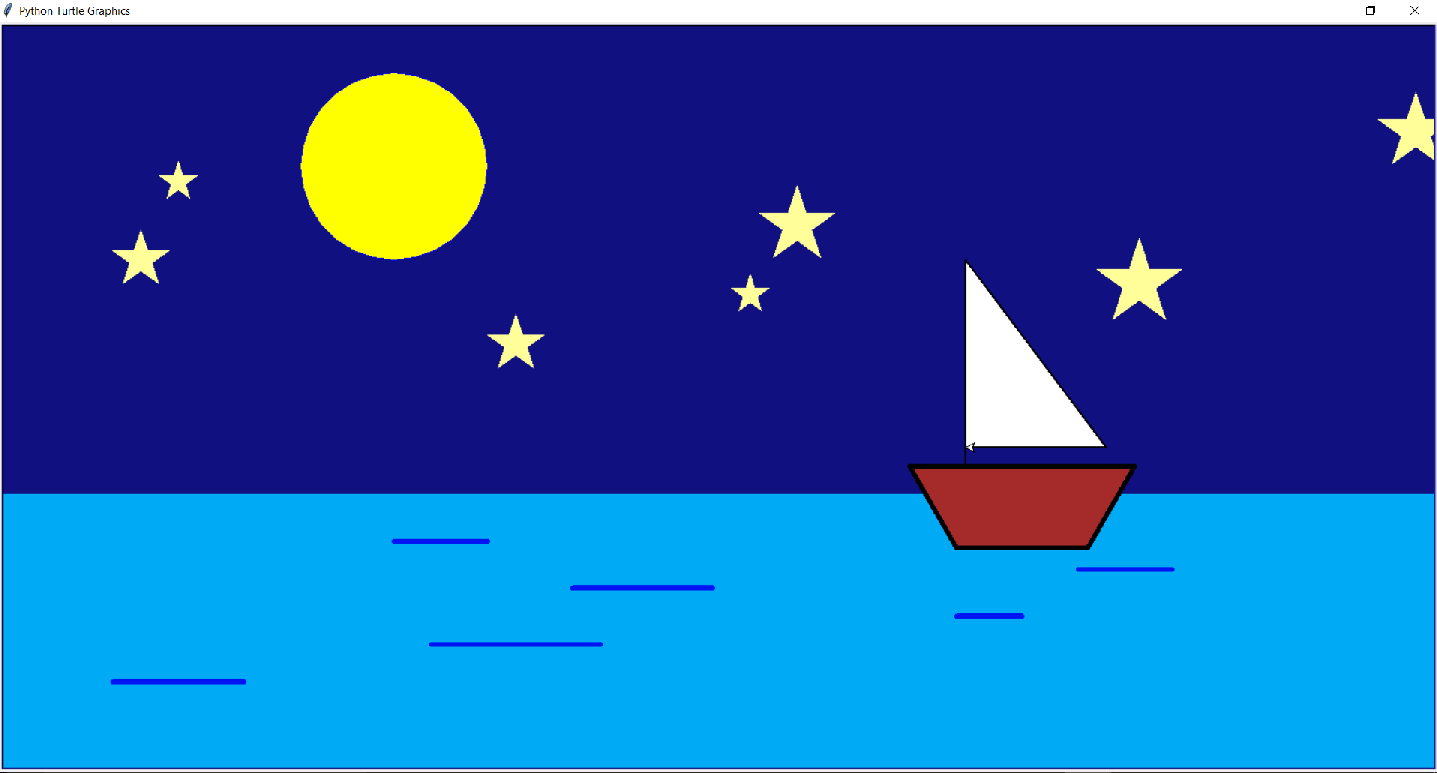

The Python source for this figure:
import turtle
t=turtle.Turtle()
turtle.bgcolor("#101080")
t.color("blue")
t.speed(7)
t.penup()
t.goto(-350,150)
t.pendown()
t.fillcolor("yellow")
t.begin_fill()
t.circle(100)
t.end_fill()
t.penup()
t.color("yellow")
t.width(1)
t.goto(-250,70)
t.pendown()
t.color("#FFFE99")
t.fillcolor("#FFFE99")
t.begin_fill()
for i in range(5):
    t.forward(60)
    t.right(144)
t.end_fill()
t.penup()
t.goto(10,120)
t.pendown()
t.fillcolor("#FFFE99")
t.begin_fill()
for i in range(5):
    t.forward(40)
    t.right(144)
t.end_fill()
t.penup()
t.goto(40,200)
t.pendown()
t.fillcolor("#FFFE99")
t.begin_fill()
for i in range(5):
    t.forward(80)
    t.right(144)
t.end_fill()
t.penup()
t.goto(400,140)
t.pendown()
t.fillcolor("#FFFE99")
t.begin_fill()
for i in range(5):
    t.forward(90)
    t.right(144)
t.end_fill()
t.penup()
t.goto(-600,240)
t.pendown()
t.fillcolor("#FFFE99")
t.begin_fill()
for i in range(5):
    t.forward(40)
    t.right(144)
t.end_fill()
t.penup()
t.goto(-650,160)
t.pendown()
t.fillcolor("#FFFE99")
t.begin_fill()
for i in range(5):
    t.forward(60)
    t.right(144)
t.end_fill()
t.penup()
t.goto(700,300)
t.pendown()
t.fillcolor("#FFFE99")
t.begin_fill()
for i in range(5):
    t.forward(80)
    t.right(144)
t.end_fill()
t.penup()
t.goto(-1000,-100)
t.pendown()
t.color("#00AAF4")
t.fillcolor("#00AAF4")
t.begin_fill()
t.forward(2000)
t.right(90)
t.forward(800)
t.right(90)
t.forward(2000)
t.right(90)
t.forward(800)
t.end_fill()
t.penup()
t.right(90)
t.goto(-650,-300)
t.pendown()
t.color("#0014F3")
t.width(6)
t.forward(140)
t.penup()
t.goto(-350,-150)
t.pendown()
t.width(5)
t.forward(100)
t.penup()
t.goto(-310,-260)
t.pendown()
t.width(5)
t.forward(180)
t.penup()
t.goto(-160,-200)
t.pendown()
t.width(6)
t.forward(150)
t.penup()
t.goto(250,-230)
t.pendown()
t.width(6)
t.forward(70)
t.penup()
t.goto(380,-180)
t.pendown()
t.width(5)
t.forward(100)
t.penup()
t.goto(200,-70)
t.pendown()
t.color("black")
t.fillcolor("brown")
t.begin_fill()
t.forward(240)
t.right(120)
t.forward(100)
t.right(60)
t.forward(140)
t.right(60)
t.forward(100)
t.end_fill()
t.right(120)
t.penup()
t.goto(260,-70)
t.pendown()
t.width(2)
t.fillcolor("white")
t.begin_fill()
t.left(90)
t.forward(220)
t.right(143)
t.forward(250)
t.right(127)
t.forward(150)
t.end_fill()

turtle.exitonclick()
